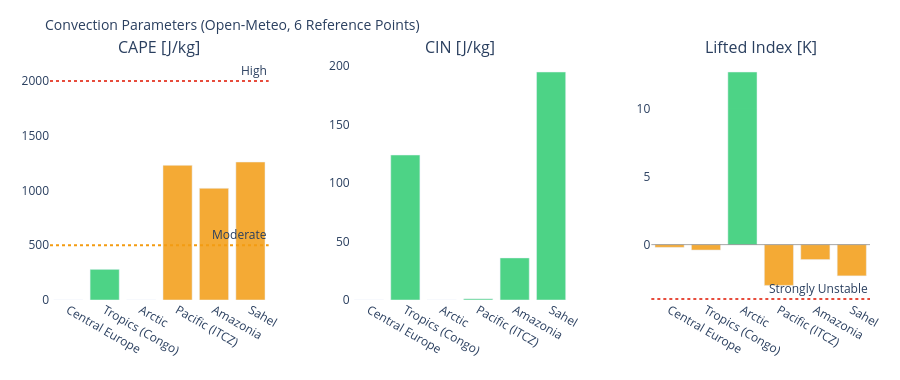

Here is the notebook cell this chart was saved with:
### Markdown cell above
---
## 3. Visualizations

### Code cell
# ============================================================
# CAPE / CIN / LIFTED INDEX – Convection potential
# ============================================================

if not df_atm.empty:
    fig = make_subplots(
        rows=1, cols=3,
        subplot_titles=['CAPE [J/kg]', 'CIN [J/kg]', 'Lifted Index [K]'],
        horizontal_spacing=0.1
    )
    pts = df_atm['point'].tolist()
    pt_colors = ['#E85D24','#185FA5','#888780','#378ADD','#639922','#F2A623']

    # CAPE – höher = mehr Gewitterpotential
    cape_vals = df_atm['cape'].fillna(0).tolist()
    cape_colors = ['#e74c3c' if v > 2000 else '#f39c12' if v > 500 else '#2ecc71'
                   for v in cape_vals]
    fig.add_trace(go.Bar(x=pts, y=cape_vals, marker_color=cape_colors,
                         opacity=0.85, showlegend=False), row=1, col=1)
    fig.add_hline(y=2000, line_dash='dot', line_color='#e74c3c',
                  annotation_text='High', row=1, col=1)
    fig.add_hline(y=500,  line_dash='dot', line_color='#f39c12',
                  annotation_text='Moderate', row=1, col=1)

    # CIN – negativer = stärker gedeckelt (weniger Auslöse)
    cin_vals = df_atm['cin'].fillna(0).tolist()
    cin_colors = ['#e74c3c' if v < -200 else '#f39c12' if v < -50 else '#2ecc71'
                  for v in cin_vals]
    fig.add_trace(go.Bar(x=pts, y=cin_vals, marker_color=cin_colors,
                         opacity=0.85, showlegend=False), row=1, col=2)

    # Lifted Index – negativ = instabil
    li_vals = df_atm['li'].fillna(0).tolist()
    li_colors = ['#e74c3c' if v < -4 else '#f39c12' if v < 0 else '#2ecc71'
                 for v in li_vals]
    fig.add_trace(go.Bar(x=pts, y=li_vals, marker_color=li_colors,
                         opacity=0.85, showlegend=False), row=1, col=3)
    fig.add_hline(y=0, line_color='gray', line_width=0.7, row=1, col=3)
    fig.add_hline(y=-4, line_dash='dot', line_color='#e74c3c',
                  annotation_text='Strongly Unstable', row=1, col=3)

    fig.update_layout(
        title=dict(text='Convection Parameters (Open-Meteo, 6 Reference Points)', font=dict(size=14)),
        height=380, plot_bgcolor='rgba(0,0,0,0)', paper_bgcolor='rgba(0,0,0,0)',
        margin=dict(l=50, r=30, t=60, b=80)
    )
    fig.update_xaxes(tickangle=30)
    fig.show()

### Figure 1 — Plotly figure (JSON) as saved in the notebook; plotly's stock layout.template omitted (floating-point values rounded to 4 significant figures)
{"data": [{"marker": {"color": ["#2ecc71", "#2ecc71", "#2ecc71", "#f39c12", "#f39c12", "#f39c12"]}, "opacity": 0.85, "showlegend": false, "type": "bar", "x": ["Central Europe", "Tropics (Congo)", "Arctic", "Pacific (ITCZ)", "Amazonia", "Sahel"], "xaxis": "x", "y": [0.0, 280.0, 0.0, 1230.0, 1020.0, 1260.0], "yaxis": "y"}, {"marker": {"color": ["#2ecc71", "#2ecc71", "#2ecc71", "#2ecc71", "#2ecc71", "#2ecc71"]}, "opacity": 0.85, "showlegend": false, "type": "bar", "x": ["Central Europe", "Tropics (Congo)", "Arctic", "Pacific (ITCZ)", "Amazonia", "Sahel"], "xaxis": "x2", "y": [0.0, 124.0, 0.0, 1.0, 36.0, 195.0], "yaxis": "y2"}, {"marker": {"color": ["#f39c12", "#f39c12", "#2ecc71", "#f39c12", "#f39c12", "#f39c12"]}, "opacity": 0.85, "showlegend": false, "type": "bar", "x": ["Central Europe", "Tropics (Congo)", "Arctic", "Pacific (ITCZ)", "Amazonia", "Sahel"], "xaxis": "x3", "y": [-0.2, -0.4, 12.7, -3.0, -1.1, -2.3], "yaxis": "y3"}], "layout": {"annotations": [{"font": {"size": 16}, "showarrow": false, "text": "CAPE [J/kg]", "x": 0.1333, "xanchor": "center", "xref": "paper", "y": 1.0, "yanchor": "bottom", "yref": "paper"}, {"font": {"size": 16}, "showarrow": false, "text": "CIN [J/kg]", "x": 0.5, "xanchor": "center", "xref": "paper", "y": 1.0, "yanchor": "bottom", "yref": "paper"}, {"font": {"size": 16}, "showarrow": false, "text": "Lifted Index [K]", "x": 0.8667, "xanchor": "center", "xref": "paper", "y": 1.0, "yanchor": "bottom", "yref": "paper"}, {"showarrow": false, "text": "High", "x": 1, "xanchor": "right", "xref": "x domain", "y": 2000, "yanchor": "bottom", "yref": "y"}, {"showarrow": false, "text": "Moderate", "x": 1, "xanchor": "right", "xref": "x domain", "y": 500, "yanchor": "bottom", "yref": "y"}, {"showarrow": false, "text": "Strongly Unstable", "x": 1, "xanchor": "right", "xref": "x3 domain", "y": -4, "yanchor": "bottom", "yref": "y3"}], "height": 380, "margin": {"b": 80, "l": 50, "r": 30, "t": 60}, "paper_bgcolor": "rgba(0,0,0,0)", "plot_bgcolor": "rgba(0,0,0,0)", "shapes": [{"line": {"color": "#e74c3c", "dash": "dot"}, "type": "line", "x0": 0, "x1": 1, "xref": "x domain", "y0": 2000, "y1": 2000, "yref": "y"}, {"line": {"color": "#f39c12", "dash": "dot"}, "type": "line", "x0": 0, "x1": 1, "xref": "x domain", "y0": 500, "y1": 500, "yref": "y"}, {"line": {"color": "gray", "width": 0.7}, "type": "line", "x0": 0, "x1": 1, "xref": "x3 domain", "y0": 0, "y1": 0, "yref": "y3"}, {"line": {"color": "#e74c3c", "dash": "dot"}, "type": "line", "x0": 0, "x1": 1, "xref": "x3 domain", "y0": -4, "y1": -4, "yref": "y3"}], "title": {"font": {"size": 14}, "text": "Convection Parameters (Open-Meteo, 6 Reference Points)"}, "xaxis": {"anchor": "y", "domain": [0.0, 0.2667], "tickangle": 30}, "xaxis2": {"anchor": "y2", "domain": [0.3667, 0.6333], "tickangle": 30}, "xaxis3": {"anchor": "y3", "domain": [0.7333, 1.0], "tickangle": 30}, "yaxis": {"anchor": "x", "domain": [0.0, 1.0]}, "yaxis2": {"anchor": "x2", "domain": [0.0, 1.0]}, "yaxis3": {"anchor": "x3", "domain": [0.0, 1.0]}}}
